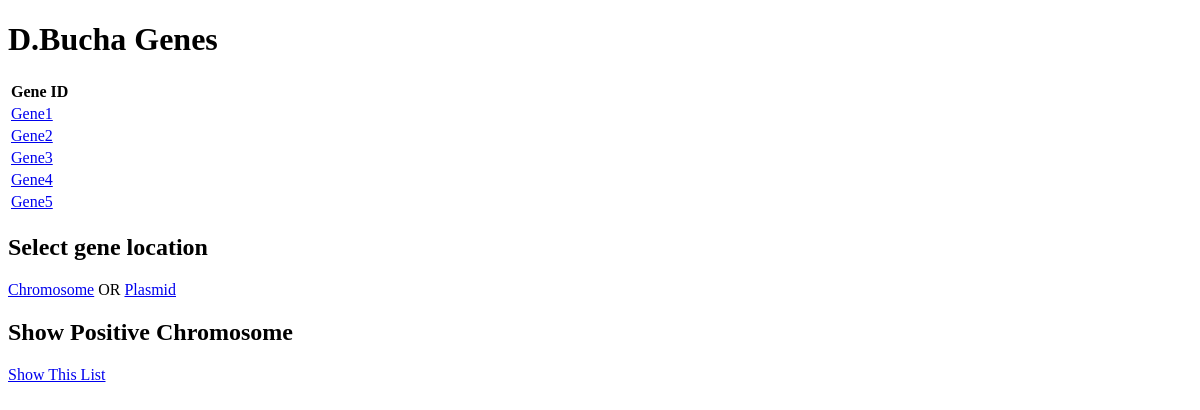
Before: / with the older database file.
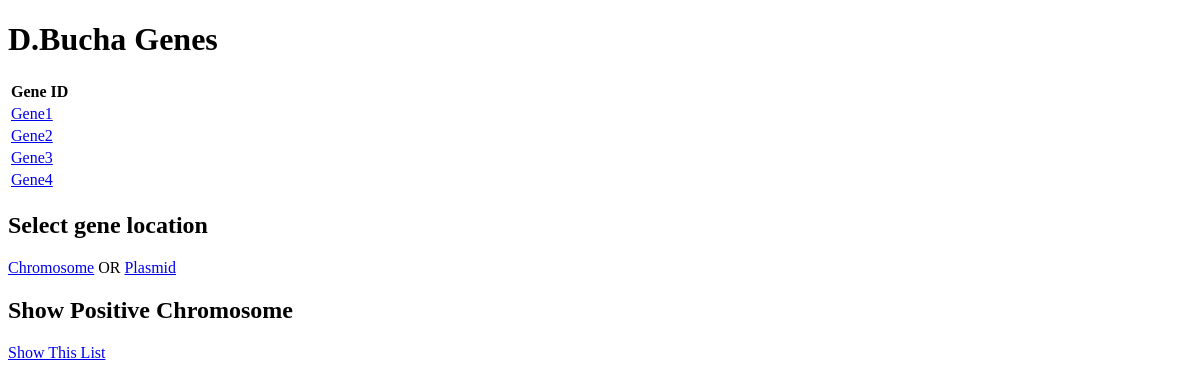
After: the same page with the newer database file.
### genedata/models.py (models this page shows)
class Gene(models.Model):
  gene_id = models.CharField(max_length=256, null=False, blank=True)
  entity = models.CharField(max_length=256, null=False, blank=False)
  start = models.IntegerField(null=False, blank=True)
  end = models.IntegerField(null=False, blank=True)
  sense = models.CharField(max_length=1)
  start_codon = models.CharField(max_length=1, default="M")
  sequencing = models.ForeignKey("Sequencing", on_delete=models.DO_NOTHING)
  ec = models.ForeignKey("EC", on_delete=models.DO_NOTHING)
  access = models.IntegerField(null=False, blank=False, default=0)
  def __str__(self):
    return self.gene_id

### genedata/views.py (the view)
# urls.py: path('', views.index, name='index'),
def index(request):
  genes = Gene.objects.all()
  return render(request, 'genedata/index.html', {'genes': genes})

### genedata/templates/genedata/index.html (shortened to what this page needs)
<!DOCTYPE html>
<html lang="en">
<head>
</head>
<body>
  <h1>D.Bucha Genes</h1>
  <table>
    <tr>
      <th>Gene ID</th>
    </tr>
    {% for gene in genes %}
    <tr>
      <td><a href="/gene/{{gene.pk}}">{{gene}}</a></td>
    </tr>
    {% endfor %}
  </table>
  <h2>Select gene location</h2>
  <a href="/list/Chromosome">Chromosome</a> OR <a href="/list/Plasmid">Plasmid</a>
  <h2>Show Positive Chromosome</h2>
  <a href="/poslist/">Show This List</a>
</body>
</html>

Changed rows visible on the page:
removed Gene: gene "Gene5"
